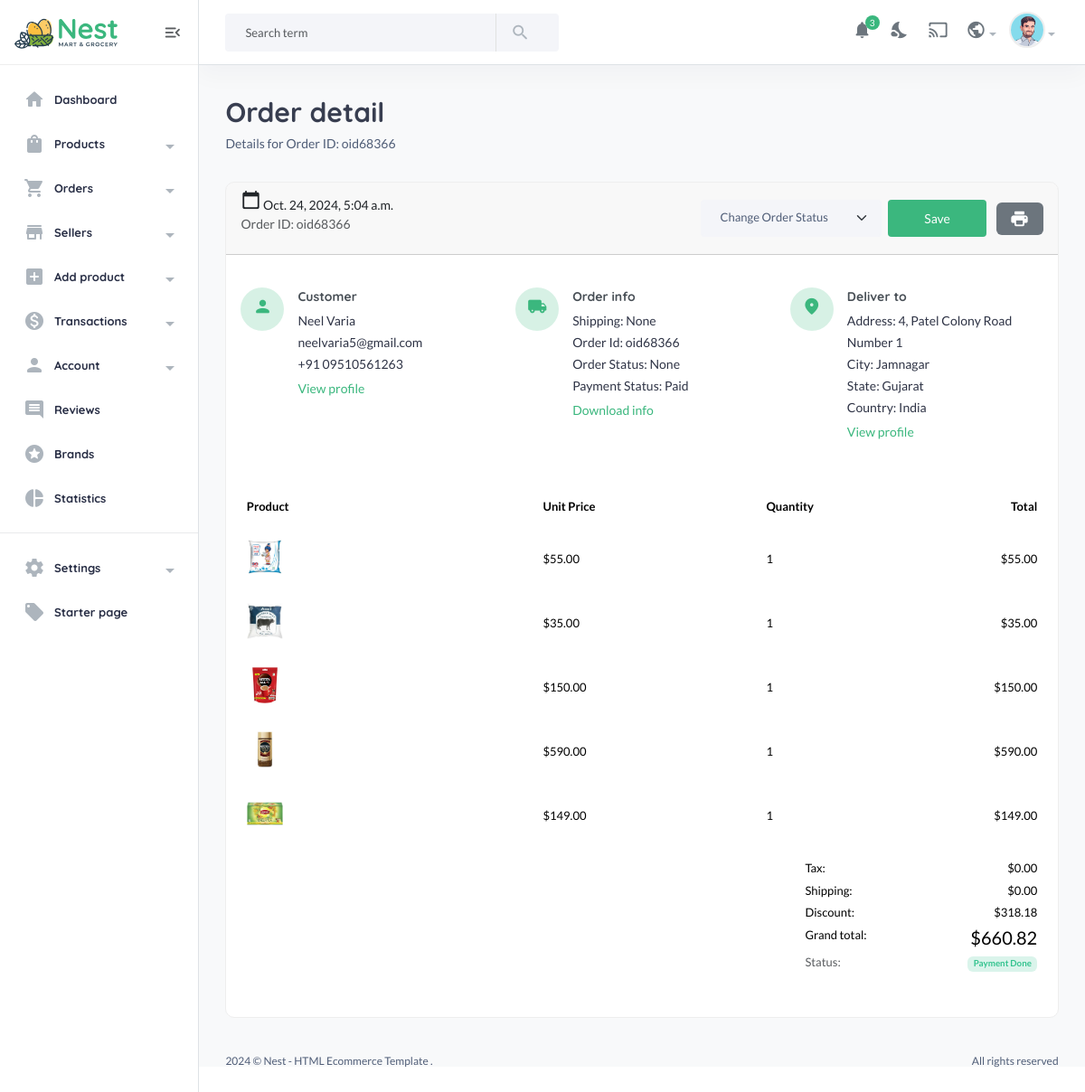
The app's page /useradmin/orderdetails/oid68366/ (signed in) with its own data.
### ecommapp/models.py (models this page shows, shortened)
class Cartorder(models.Model):
    user = models.ForeignKey(User,on_delete=models.SET_NULL,null=True)
    product_sku = models.ManyToManyField(Product)
    full_name = models.CharField(max_length=200, null=True, blank=True)
    email = models.EmailField(max_length=200, null=True, blank=True)
    phone = models.CharField(max_length=200, null=True, blank=True)
    city = models.CharField(max_length=200, null=True, blank=True)
    country = models.CharField(max_length=200, null=True, blank=True)
    state = models.CharField(max_length=200, null=True, blank=True)
    address = models.CharField(max_length=200, null=True, blank=True)
    price = models.DecimalField(max_digits=12, decimal_places=2, default=0.00)
    saved = models.DecimalField(max_digits=12, decimal_places=2, default=0.00)
    shipping_method = models.CharField(max_length=200, null=True, blank=True)
    tracking_id = models.CharField(max_length=200, null=True, blank=True)
    tracking_website_address = models.CharField(max_length=200, null=True, blank=True)
    paid_status = models.BooleanField(default=False)
    order_date = models.DateTimeField(auto_now_add=True,null=True,blank=True)
    product_status = models.CharField(choices=STATUS_CHOICES, max_length=30, default="Processing", null=True, blank=True)
    stripe_payment_intent = models.CharField(max_length=1000, null=True, blank=True)
    coupon = models.ManyToManyField("ecommapp.Coupon", blank=True)
    oid = ShortUUIDField(unique=True,length=5,max_length=10,alphabet="1234567890",prefix="oid")
    class Meta:
        verbose_name_plural = "Cart Orders"

class CartorderItem(models.Model):
    order = models.ForeignKey(Cartorder,on_delete=models.CASCADE)
    invoice_no = models.CharField(max_length=200)
    product_status = models.CharField(max_length=200)
    item = models.CharField(max_length=200)
    image = models.CharField(max_length=200)
    qty = models.IntegerField(default=0)
    price = models.DecimalField(max_digits=12, decimal_places=2, default=1.99)
    total = models.DecimalField(max_digits=12, decimal_places=2, default=1.99)
    class Meta:
        verbose_name_plural = "Cart Order Items"

### useradmin/decoraters.py (the view)
    def wrapper_function(request, *args, **kwargs):
        if request.user.is_superuser != True:
            messages.error(request,'You are not authorized to view this page')
            return redirect('userauth:login')
        return view_func(request, *args, **kwargs)

### templates/useradmin/order-details.html (shortened to what this page needs)
{% include 'useradmin/nav.html' %}
{% load static %}
            <section class="content-main">
                <div class="content-header">
                    <div>
                        <h2 class="content-title card-title">Order detail</h2>
                        <p>Details for Order ID: {{order.oid}}</p>
                    </div>
                </div>
                <div class="card">
                    <header class="card-header">
                        <div class="row align-items-center">
                            <div class="col-lg-6 col-md-6 mb-lg-0 mb-15">
                                <span> <i class="material-icons md-calendar_today"></i> <b>{{order.order_date}}</b> </span> <br />
                                <small class="text-muted">Order ID: {{order.oid}}</small>
                            </div>
                            <form method="post" action="{% url 'useradmin:change_order_status' order.oid %}" class="col-lg-6 col-md-6 ms-auto text-md-end">
                                <select name="status" class="form-select d-inline-block mb-lg-0 mr-5 mw-200">
                                    <option value="">Change Order Status</option>
                                </select>
                                <button class="btn btn-primary" type="submit">Save</button>
                                <a class="btn btn-secondary print ms-2" href="#"><i class="icon material-icons md-print"></i></a>
                            </form>
                        </div>
                    </header>
                    <div class="card-body">
                        <div class="row mb-50 mt-20 order-info-wrap">
                            <div class="col-md-4">
                                <article class="icontext align-items-start">
                                    <span class="icon icon-sm rounded-circle bg-primary-light">
                                        <i class="text-primary material-icons md-person"></i>
                                    </span>
                                    <div class="text">
                                        <h6 class="mb-1">Customer</h6>
                                        <p class="mb-1">
                                            {{order.full_name}} <br />
                                            {{order.email}} <br />
                                            +91 {{order.phone}}
                                        </p>
                                        <a href="#">View profile</a>
                                    </div>
                                </article>
                            </div>
                            <div class="col-md-4">
                                <article class="icontext align-items-start">
                                    <span class="icon icon-sm rounded-circle bg-primary-light">
                                        <i class="text-primary material-icons md-local_shipping"></i>
                                    </span>
                                    <div class="text">
                                        <h6 class="mb-1">Order info</h6>
                                        <p class="mb-1">
                                            Shipping: {{order.shipping_method}} <br />
                                            Order Id: {{order.oid}} <br />
                                            Order Status: {{order.product_status|title}} <br />
                                            Payment Status:
                                            {% if order.paid_status == True%}Paid {% else %}Pendinf{% endif %}
                                        </p>
                                        <a href="#">Download info</a>
                                    </div>
                                </article>
                            </div>
                            <div class="col-md-4">
                                <article class="icontext align-items-start">
                                    <span class="icon icon-sm rounded-circle bg-primary-light">
                                        <i class="text-primary material-icons md-place"></i>
                                    </span>
                                    <div class="text">
                                        <h6 class="mb-1">Deliver to</h6>
                                        <p class="mb-1">
                                            Address: {{order.address}} <br />
                                            City: {{order.city}} <br />
                                            State: {{order.state}} <br />
                                            Country: {{order.country}}
                                        </p>
                                        <a href="#">View profile</a>
                                    </div>
                                </article>
                            </div>
                        </div>
                        <div class="row">
                            <div class="col-lg-12">
                                <div class="table-responsive">
                                    <table class="table">
                                        <thead>
                                            <tr>
                                                <th width="40%">Product</th>
                                                <th width="30%">Unit Price</th>
                                                <th width="30%">Quantity</th>
                                                <th width="30%" class="text-end">Total</th>
                                            </tr>
                                        </thead>
                                        <tbody>
                                            {% for o in products %}
                                                <tr>
                                                    <td>
                                                        <a class="itemside" href="#">
                                                            <div class="left">
                                                                <img src="{{o.image}}" width="60" height="70" class="img-xs" alt="Item" />
                                                            </div>
                                                        </a>
                                                    </td>
                                                    <td>${{o.price}}</td>
                                                    <td>{{o.qty}}</td>
                                                    <td class="text-end">${{o.total}}</td>
                                                </tr>
                                            {% endfor %}
                                            <tr>
                                                <td colspan="4">
                                                    <article class="float-end">
                                                        <dl class="dlist">
                                                            <dt>Tax:</dt>
                                                            <dd>$0.00</dd>
                                                        </dl>
                                                        <dl class="dlist">
                                                            <dt>Shipping:</dt>
                                                            <dd>$0.00</dd>
                                                        </dl>
                                                        <dl class="dlist">
                                                            <dt>Discount:</dt>
                                                            <dd>${{order.saved}}</dd>
                                                        </dl>
                                                        <dl class="dlist">
                                                            <dt>Grand total:</dt>
                                                            <dd><b class="h5">${{order.price}}</b></dd>
                                                        </dl>
                                                        <dl class="dlist">
                                                            <dt class="text-muted">Status:</dt>
                                                            <dd>
                                                                <span class="">
                                                                    {% if order.paid_status == True%}
                                                                        <span class="badge badge-pill badge-soft-success">Payment Done</span>
                                                                    {% else %}
                                                                        <span class="badge badge-pill badge-soft-warning">Pending</span>
                                                                    {% endif %}
                                                                </span>
                                                            </dd>
                                                        </dl>
                                                    </article>
                                                </td>
                                            </tr>
                                        </tbody>
                                    </table>
                                </div>
                            </div>
                        </div>
                    </div>
                </div>
            </section>
{% include 'useradmin/footer.html' %}

### records on screen
Cartorder: oid "oid68366", order_date "Oct. 24, 2024, 5:04 a.m.", full_name "Neel Varia", email "neelvaria5@gmail.com", phone "09510561263", shipping_method "None", product_status "None", address "4, Patel Colony Road Number 1", city "Jamnagar", state "Gujarat", country "India", saved "318.18", price "660.82"
CartorderItem: image (picture), price "55.00", qty "1", total "55.00"
CartorderItem: image (picture), price "35.00", qty "1", total "35.00"
CartorderItem: image (picture), price "150.00", qty "1", total "150.00"
CartorderItem: image (picture), price "590.00", qty "1", total "590.00"
CartorderItem: image (picture), price "149.00", qty "1", total "149.00"
